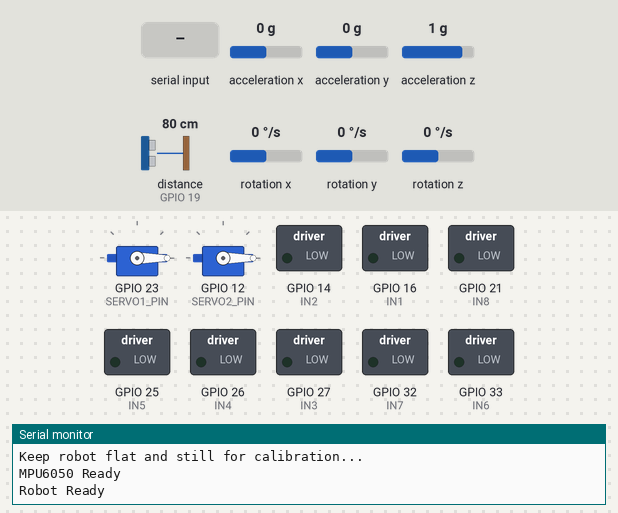
Bench run of a sketch on a simulated ESP32. Parts: 2 × servo, switched loads named in the sketch (green lamp = pin HIGH), the last lines printed to the serial monitor. Wiring (inferred from the names in the program): ultrasonic range finder: trigger GPIO 18; echo GPIO 19. The inputs (shaded band) are chosen by the test bench; at power-on: distance to the obstacle (sensor on GPIO 19) 80 cm, acceleration x 0 g, acceleration y 0 g, acceleration z 1 g, rotation x 0 °/s, rotation y 0 °/s, rotation z 0 °/s. The echo pulse lasts 58.3 µs per cm; nothing arrives over Bluetooth unless stated; pins used as bus, display or sensor lines are not drawn.

Above: at 4.2 s.
4.3 s: "U" received over the second serial link
At 5.6 s:
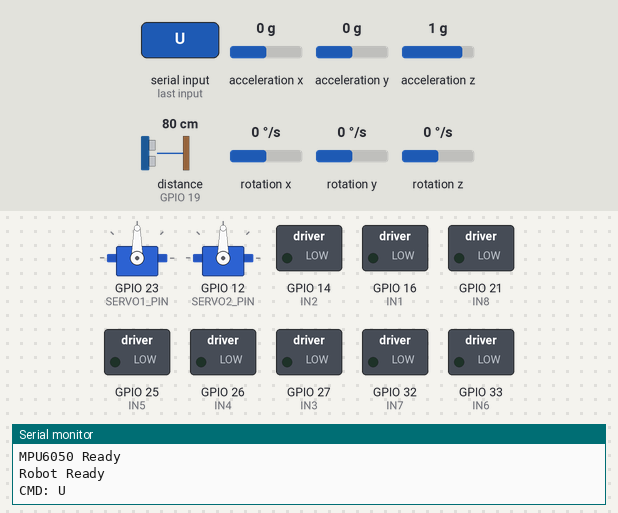
6.8 s: "A" received over the second serial link
At 9.7 s:
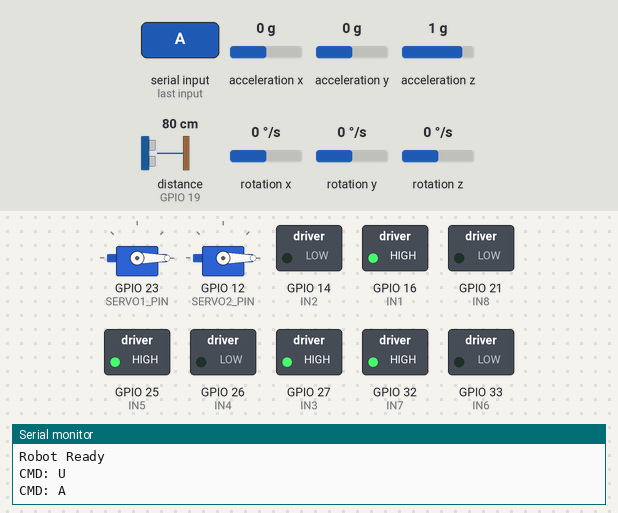
9.8 s: distance to the obstacle (sensor on GPIO 19) set to 24 cm
11.3 s: distance to the obstacle (sensor on GPIO 19) set to 19 cm
At 14.2 s:
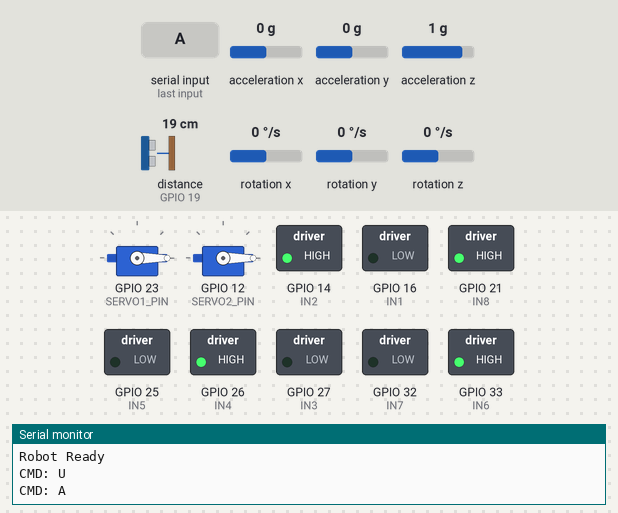
Timing chart, 0 to 15.3 s (numbered marks = the images above; inputs shaded):
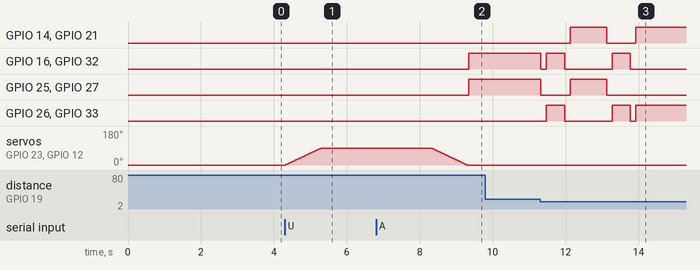

Measured:
- the behaviour switches between 22 and 21 cm on distance to the obstacle (sensor on GPIO 19) (found by bisection; images 2 and 3)
- after the input at 4.3 s, servo on GPIO 23 (SERVO1_PIN), servo on GPIO 12 (SERVO2_PIN): moves from 0° to 90° over 0.99 s, starting at once
- after the input at 6.8 s, GPIO 16 (IN1), GPIO 25 (IN5), GPIO 27 (IN3), GPIO 32 (IN7): LOW → HIGH after 2.5 s
- after the input at 9.8 s, every drawn part: stays the same
- after the input at 11.3 s, GPIO 14 (IN2): LOW → HIGH after 0.82 s, → LOW 1.0 s later, → HIGH 0.80 s later; GPIO 16 (IN1): goes LOW 0.15 s, HIGH 0.50 s, LOW 1.3 s, HIGH 0.50 s, then LOW, starting at once

The sketch:

main.ino
```cpp
// ============================================================
// ESP32 ROBOT — v5 (20-05-2026)
// Fixes: MPU init order, delay(1000) removed, servo pin conflict
//        resolved (moved SERVO2 off boot pin 13 -> 12), tilt
//        logic corrected and actually wired into manualDrive(),
//        auto mode obstacle detection sequence fully structured.
// ============================================================

#include <ESP32Servo.h>
#include "BluetoothSerial.h"
#include <Wire.h>
#include <MPU6050_tockn.h>

BluetoothSerial SerialBT;
MPU6050 mpu6050(Wire);

// =========================
// ULTRASONIC
// =========================
#define TRIG 18
#define ECHO 19

// =========================
// MOTORS
// =========================
#define IN1 16  // Front Right
#define IN2 14
#define IN3 27  // Front Left
#define IN4 26
#define IN5 25  // Rear Left
#define IN6 33
#define IN7 32  // Rear Right
#define IN8 21

// =========================
// SERVOS
// =========================
#define SERVO1_PIN 23
#define SERVO2_PIN 12  // moved from 13 (boot pin) to 12

// =========================
// TURN TIMING (ms)
// Tune based on your robot's actual turning speed
// =========================
#define TURN_90_MS  500
#define TURN_135_MS 750
#define TURN_180_MS 1000

Servo liftServo1;
Servo liftServo2;

// =========================
// STATE
// =========================
char command = 'S';
char lastMove = 'S';
bool autoMode = false;
bool obstacleHandled = false;

// =========================
// SETUP
// =========================
void setup() {

  Serial.begin(115200);
  SerialBT.begin("ESP32_ROBOT");

  // --- MPU6050: correct order ---
  Wire.begin(22, 4);
  mpu6050.begin();
  Serial.println("Keep robot flat and still for calibration...");
  mpu6050.calcGyroOffsets(true);
  Serial.println("MPU6050 Ready");

  // --- Ultrasonic ---
  pinMode(TRIG, OUTPUT);
  pinMode(ECHO, INPUT);

  // --- Motors ---
  pinMode(IN1, OUTPUT); pinMode(IN2, OUTPUT);
  pinMode(IN3, OUTPUT); pinMode(IN4, OUTPUT);
  pinMode(IN5, OUTPUT); pinMode(IN6, OUTPUT);
  pinMode(IN7, OUTPUT); pinMode(IN8, OUTPUT);

  stopAll();

  // --- Servos: attach AFTER stopAll ---
  liftServo1.attach(SERVO1_PIN);
  liftServo2.attach(SERVO2_PIN);
  liftServo1.write(0);
  liftServo2.write(0);

  Serial.println("Robot Ready");
}

// =========================
// LOOP
// =========================
void loop() {

  // --- MPU update ---
  mpu6050.update();
  float pitch = mpu6050.getAngleX();  // raw, no clamping


  // --- Bluetooth (only place we read it) ---
  if (SerialBT.available()) {

    command = SerialBT.read();
    Serial.print("CMD: ");
    Serial.println(command);

    if (command == 'A') {
      autoMode = true;
      obstacleHandled = false;
      stopAll();
    }
    else if (command == 'M') {
      autoMode = false;
      stopAll();
      lastMove = 'S';
    }
    else if (command == 'U' && !autoMode) {
      dualLiftCycle();
    }
    else if (command == 'S') {
      lastMove = 'S';
    }
    else if (command == 'F' || command == 'B' ||
             command == 'L' || command == 'R') {
      lastMove = command;
    }
  }

  long distance = getDistance();

  // Reset obstacle memory when path is clear
  if (distance == -1 || distance > 25) {
    obstacleHandled = false;
  }

  // --- Mode control ---
  if (autoMode) {
    autoDrive(distance);
  } else {
    manualDrive(pitch, lastMove);
  }

  delay(20);
}

// =========================
// AUTO MODE
// Obstacle < 20cm sequence: 90 L -> check -> 180 R -> check ->
// 90 L -> reverse until 50cm clear -> 135 R -> resume forward
// =========================
void autoDrive(long distance) {

  if (!autoMode) {
    stopAll();
    return;
  }

  // Path clear — drive forward
  if (distance == -1 || distance > 20) {
    obstacleHandled = false;
    allForwardFull();
    return;
  }

  // Obstacle still present after sequence — wait
  if (obstacleHandled) {
    stopAll();
    return;
  }

  // Fresh obstacle (filter noise below 5cm)
  if (distance > 5 && distance <= 20) {

    obstacleHandled = true;
    stopAll();
    delay(150);

    // STEP 1: Turn 90° LEFT
    pivotLeft();
    delay(TURN_90_MS);
    stopAll();
    delay(150);
    if (!autoMode) return;

    long d1 = getDistance();
    if (d1 == -1 || d1 > 20) {
      obstacleHandled = false;
      return;
    }

    // STEP 2: Turn 180° RIGHT
    pivotRight();
    delay(TURN_180_MS);
    stopAll();
    delay(150);
    if (!autoMode) return;

    long d2 = getDistance();
    if (d2 == -1 || d2 > 20) {
      obstacleHandled = false;
      return;
    }

    // STEP 3: Turn 90° LEFT, reverse until 50cm, turn 135° RIGHT
    pivotLeft();
    delay(TURN_90_MS);
    stopAll();
    delay(150);
    if (!autoMode) return;

    unsigned long backStart = millis();
    while (millis() - backStart < 4000) {
      if (!autoMode) { stopAll(); return; }
      long dBack = getDistance();
      if (dBack == -1 || dBack > 50) break;
      allBackwardFull();
      delay(40);
    }

    stopAll();
    delay(150);
    if (!autoMode) return;

    pivotRight();
    delay(TURN_135_MS);
    stopAll();
    delay(150);

    obstacleHandled = false;
  }
}

// =========================
// MANUAL MODE
// Tilt logic:
//   pitch >= 75 → front motors OFF
//   pitch >= 45 → rear motors OFF
// =========================
void manualDrive(float pitch, char move) {

  bool frontOK = (pitch < 75);
  bool rearOK  = (pitch < 45 || pitch >= 75);

  if (move == 'F') {

    if (frontOK) {
      digitalWrite(IN1, HIGH); digitalWrite(IN2, LOW);
      digitalWrite(IN3, HIGH); digitalWrite(IN4, LOW);
    } else {
      digitalWrite(IN1, LOW); digitalWrite(IN2, LOW);
      digitalWrite(IN3, LOW); digitalWrite(IN4, LOW);
    }

    if (rearOK) {
      digitalWrite(IN5, HIGH); digitalWrite(IN6, LOW);
      digitalWrite(IN7, HIGH); digitalWrite(IN8, LOW);
    } else {
      digitalWrite(IN5, LOW); digitalWrite(IN6, LOW);
      digitalWrite(IN7, LOW); digitalWrite(IN8, LOW);
    }
  }

  else if (move == 'B') {

    if (frontOK) {
      digitalWrite(IN1, LOW); digitalWrite(IN2, HIGH);
      digitalWrite(IN3, LOW); digitalWrite(IN4, HIGH);
    } else {
      digitalWrite(IN1, LOW); digitalWrite(IN2, LOW);
      digitalWrite(IN3, LOW); digitalWrite(IN4, LOW);
    }

    if (rearOK) {
      digitalWrite(IN5, LOW); digitalWrite(IN6, HIGH);
      digitalWrite(IN7, LOW); digitalWrite(IN8, HIGH);
    } else {
      digitalWrite(IN5, LOW); digitalWrite(IN6, LOW);
      digitalWrite(IN7, LOW); digitalWrite(IN8, LOW);
    }
  }

  else if (move == 'L') pivotLeft();
  else if (move == 'R') pivotRight();
  else if (move == 'S') stopAll();
}

// =========================
// DUAL SERVO LIFT
// =========================
void dualLiftCycle() {

  stopAll();

  for (int pos = 0; pos <= 90; pos++) {
    liftServo1.write(pos);
    liftServo2.write(pos);
    delay(11);
  }

  delay(3000);

  for (int pos = 90; pos >= 0; pos--) {
    liftServo1.write(pos);
    liftServo2.write(pos);
    delay(11);
  }

  command = 'S';
}

// =========================
// ULTRASONIC
// =========================
long getDistance() {

  digitalWrite(TRIG, LOW);
  delayMicroseconds(5);
  digitalWrite(TRIG, HIGH);
  delayMicroseconds(10);
  digitalWrite(TRIG, LOW);

  long duration = pulseIn(ECHO, HIGH, 50000);
  if (duration == 0) return -1;

  return duration * 0.034 / 2;
}

// =========================
// MOTOR FUNCTIONS
// =========================
void allForwardFull() {
  digitalWrite(IN1, HIGH); digitalWrite(IN2, LOW);
  digitalWrite(IN3, HIGH); digitalWrite(IN4, LOW);
  digitalWrite(IN5, HIGH); digitalWrite(IN6, LOW);
  digitalWrite(IN7, HIGH); digitalWrite(IN8, LOW);
}

void allBackwardFull() {
  digitalWrite(IN1, LOW); digitalWrite(IN2, HIGH);
  digitalWrite(IN3, LOW); digitalWrite(IN4, HIGH);
  digitalWrite(IN5, LOW); digitalWrite(IN6, HIGH);
  digitalWrite(IN7, LOW); digitalWrite(IN8, HIGH);
}

void pivotLeft() {
  digitalWrite(IN3, LOW);  digitalWrite(IN4, HIGH);
  digitalWrite(IN5, LOW);  digitalWrite(IN6, HIGH);
  digitalWrite(IN1, HIGH); digitalWrite(IN2, LOW);
  digitalWrite(IN7, HIGH); digitalWrite(IN8, LOW);
}

void pivotRight() {
  digitalWrite(IN3, HIGH); digitalWrite(IN4, LOW);
  digitalWrite(IN5, HIGH); digitalWrite(IN6, LOW);
  digitalWrite(IN1, LOW);  digitalWrite(IN2, HIGH);
  digitalWrite(IN7, LOW);  digitalWrite(IN8, HIGH);
}

void stopAll() {
  digitalWrite(IN1, LOW); digitalWrite(IN2, LOW);
  digitalWrite(IN3, LOW); digitalWrite(IN4, LOW);
  digitalWrite(IN5, LOW); digitalWrite(IN6, LOW);
  digitalWrite(IN7, LOW); digitalWrite(IN8, LOW);
}
```
